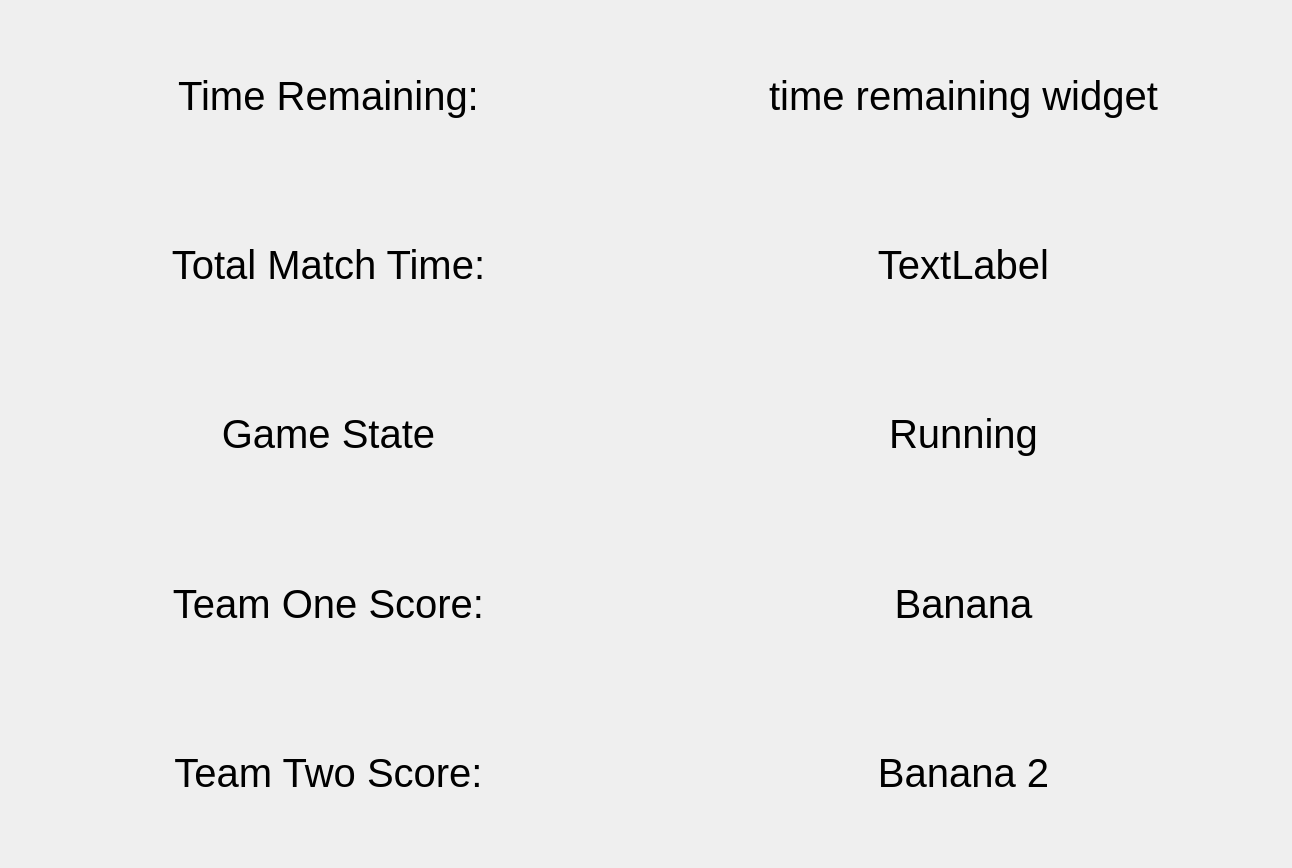
<?xml version="1.0" encoding="UTF-8"?>
<ui version="4.0">
 <class>SoccerRunningClockWidget</class>
 <widget class="QWidget" name="SoccerRunningClockWidget">
  <property name="geometry">
   <rect>
    <x>0</x>
    <y>0</y>
    <width>1292</width>
    <height>868</height>
   </rect>
  </property>
  <property name="windowTitle">
   <string>Form</string>
  </property>
  <layout class="QGridLayout" name="gridLayout_2">
   <item row="0" column="0">
    <layout class="QGridLayout" name="gridLayout">
     <property name="spacing">
      <number>0</number>
     </property>
     <item row="2" column="1">
      <widget class="QLabel" name="stateLabel">
       <property name="font">
        <font>
         <pointsize>30</pointsize>
        </font>
       </property>
       <property name="text">
        <string>Running</string>
       </property>
       <property name="alignment">
        <set>Qt::AlignCenter</set>
       </property>
      </widget>
     </item>
     <item row="0" column="1">
      <widget class="QLabel" name="timeRemainingLabel">
       <property name="font">
        <font>
         <pointsize>30</pointsize>
        </font>
       </property>
       <property name="text">
        <string>time remaining widget</string>
       </property>
       <property name="alignment">
        <set>Qt::AlignCenter</set>
       </property>
      </widget>
     </item>
     <item row="4" column="0">
      <widget class="QLabel" name="label_7">
       <property name="font">
        <font>
         <pointsize>30</pointsize>
        </font>
       </property>
       <property name="text">
        <string>Team Two Score:</string>
       </property>
       <property name="alignment">
        <set>Qt::AlignCenter</set>
       </property>
      </widget>
     </item>
     <item row="4" column="1">
      <widget class="QLabel" name="teamTwoScoreLabel">
       <property name="font">
        <font>
         <pointsize>30</pointsize>
        </font>
       </property>
       <property name="text">
        <string>Banana 2</string>
       </property>
       <property name="alignment">
        <set>Qt::AlignCenter</set>
       </property>
      </widget>
     </item>
     <item row="3" column="0">
      <widget class="QLabel" name="label_5">
       <property name="font">
        <font>
         <pointsize>30</pointsize>
        </font>
       </property>
       <property name="text">
        <string>Team One Score:</string>
       </property>
       <property name="alignment">
        <set>Qt::AlignCenter</set>
       </property>
      </widget>
     </item>
     <item row="2" column="0">
      <widget class="QLabel" name="label_3">
       <property name="font">
        <font>
         <pointsize>30</pointsize>
        </font>
       </property>
       <property name="text">
        <string>Game State</string>
       </property>
       <property name="alignment">
        <set>Qt::AlignCenter</set>
       </property>
      </widget>
     </item>
     <item row="0" column="0">
      <widget class="QLabel" name="label">
       <property name="font">
        <font>
         <pointsize>30</pointsize>
        </font>
       </property>
       <property name="text">
        <string>Time Remaining:</string>
       </property>
       <property name="alignment">
        <set>Qt::AlignCenter</set>
       </property>
      </widget>
     </item>
     <item row="3" column="1">
      <widget class="QLabel" name="teamOneScoreLabel">
       <property name="font">
        <font>
         <pointsize>30</pointsize>
        </font>
       </property>
       <property name="text">
        <string>Banana</string>
       </property>
       <property name="alignment">
        <set>Qt::AlignCenter</set>
       </property>
      </widget>
     </item>
     <item row="1" column="0">
      <widget class="QLabel" name="label_2">
       <property name="font">
        <font>
         <pointsize>30</pointsize>
        </font>
       </property>
       <property name="text">
        <string>Total Match Time:</string>
       </property>
       <property name="alignment">
        <set>Qt::AlignCenter</set>
       </property>
      </widget>
     </item>
     <item row="1" column="1">
      <widget class="QLabel" name="initialMatchTimeLabel">
       <property name="font">
        <font>
         <pointsize>30</pointsize>
        </font>
       </property>
       <property name="text">
        <string>TextLabel</string>
       </property>
       <property name="alignment">
        <set>Qt::AlignCenter</set>
       </property>
      </widget>
     </item>
    </layout>
   </item>
  </layout>
 </widget>
 <resources/>
 <connections/>
</ui>
